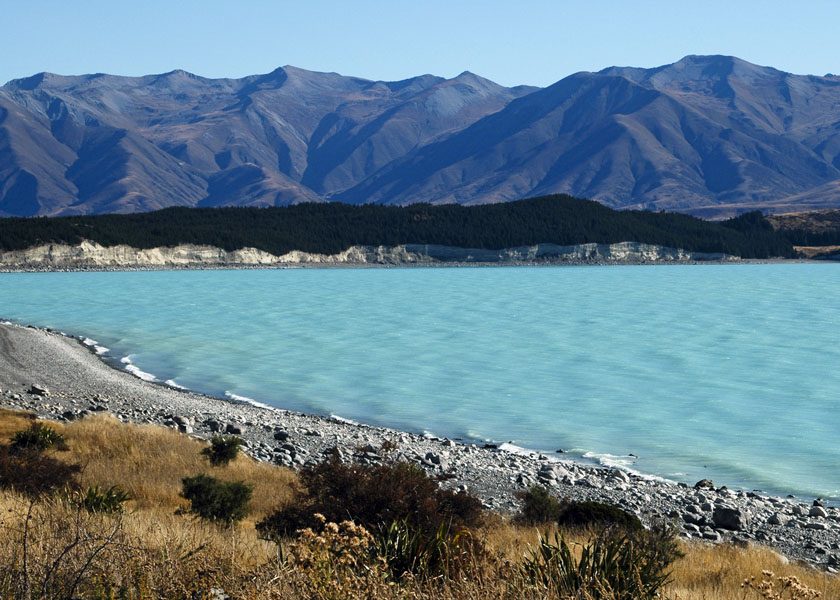
#> input picture assets/New_Zealand_Lake.jpg, 840 x 600 px
$ python module0107.py
#> lines starting #> are read from the running program, lines starting #| are printed output that depends on the picture
import cv2
import matplotlib.pyplot as plt

# Split the image into the B,G,R components
img_NZ_bgr = cv2.imread("assets/New_Zealand_Lake.jpg", cv2.IMREAD_COLOR)
#> img_NZ_bgr is the input picture: shape (600, 840, 3); mean B, G, R 140.2, 126.7, 100.9

# OpenCV stores color channels in a differnet order than most other applications (BGR vs RGB).
img_NZ_rgb = cv2.cvtColor(img_NZ_bgr, cv2.COLOR_BGR2RGB)

img_hsv = cv2.cvtColor(img_NZ_bgr, cv2.COLOR_BGR2HSV)
#> img_hsv: shape (600, 840, 3); mean H, S, V 82.2, 105.5, 149.4
# Split the image into the B,G,R components
h, s, v = cv2.split(img_hsv)
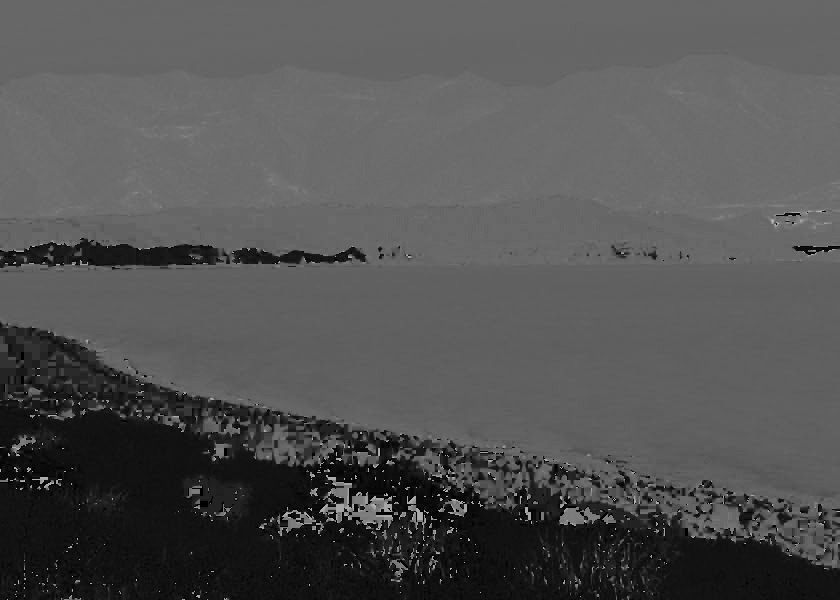
#> h: shape (600, 840); min 0, max 179, mean 82.2
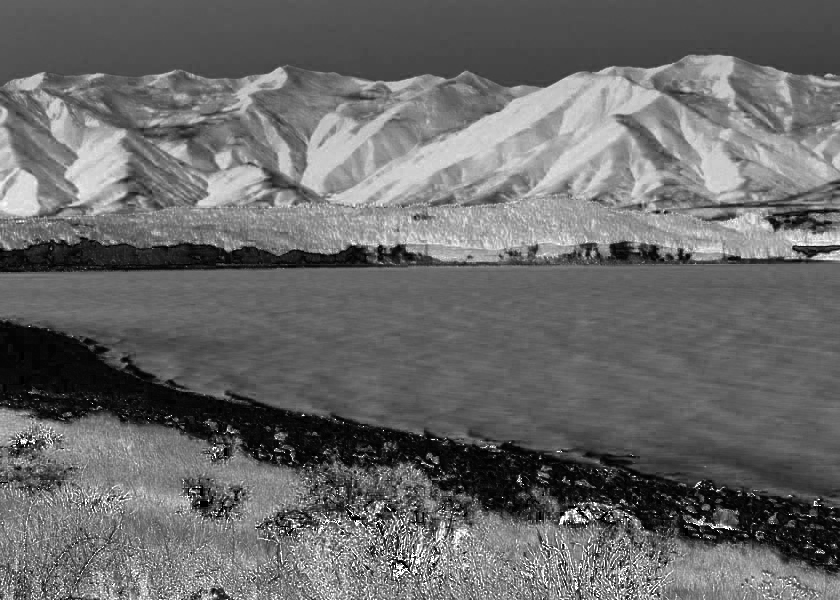
#> s: shape (600, 840); min 0, max 255, mean 105.5
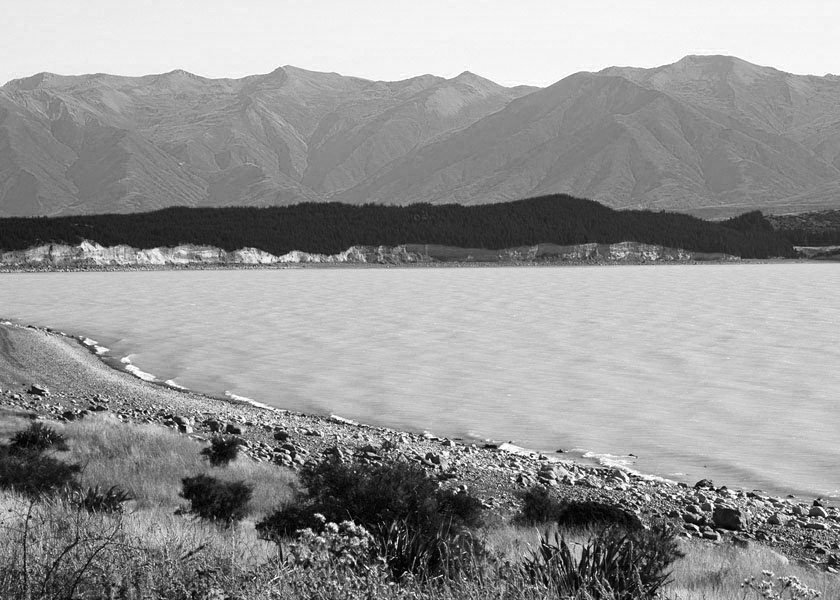
#> v: shape (600, 840); min 0, max 255, mean 149.4

h_new = h+10
img_NZ_merged = cv2.merge((h_new, s, v))
#> img_NZ_merged: shape (600, 840, 3); mean H, S, V 92.2, 105.5, 149.4
img_NZ_rgb = cv2.cvtColor(img_NZ_merged, cv2.COLOR_HSV2RGB)
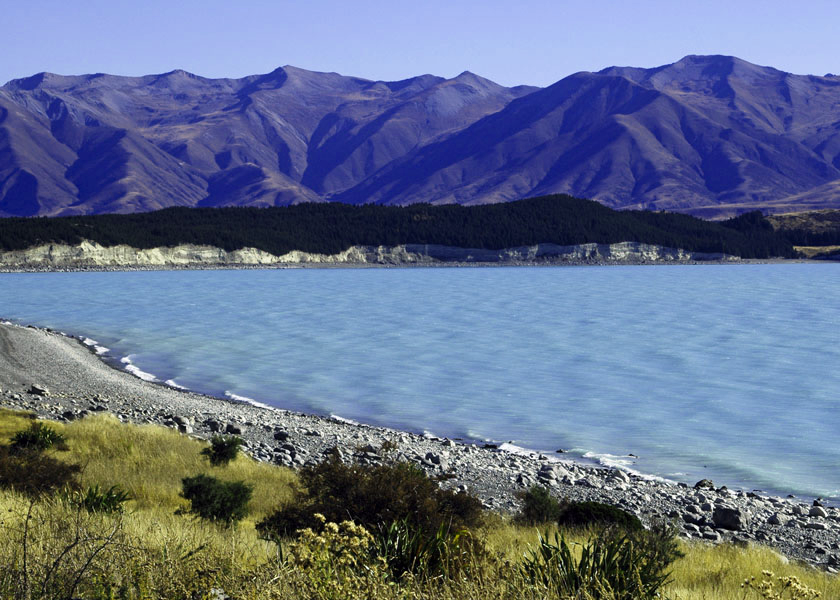
#> img_NZ_rgb: shape (600, 840, 3); mean R, G, B 100.3, 113, 140.1

# Show the channels
plt.figure(figsize=[20, 5])
plt.subplot(141)
plt.imshow(h, cmap='gray')
plt.title("H Channel")
plt.subplot(142)
plt.imshow(s, cmap='gray')
plt.title("S Channel")
plt.subplot(143)
plt.imshow(v, cmap='gray')
plt.title("V Channel")
plt.subplot(144)
plt.imshow(img_NZ_rgb)
plt.title("Original")

plt.imshow(img_NZ_rgb)
plt.show()

$ run again, with assets/New_Zealand_Boat.jpg copied over assets/New_Zealand_Lake.jpg
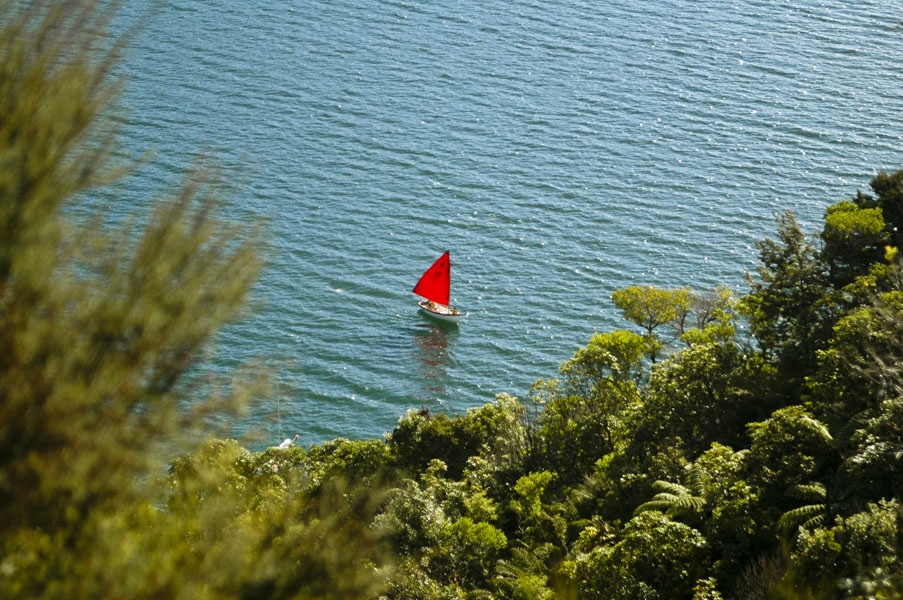
#> input picture assets/New_Zealand_Boat.jpg, 903 x 600 px
#> img_NZ_bgr is the input picture: shape (600, 903, 3); mean B, G, R 96.6, 115, 98
#> img_hsv: shape (600, 903, 3); mean H, S, V 62.4, 117.5, 122.2
#> `h, s, v = cv2.split(img_hsv)`:
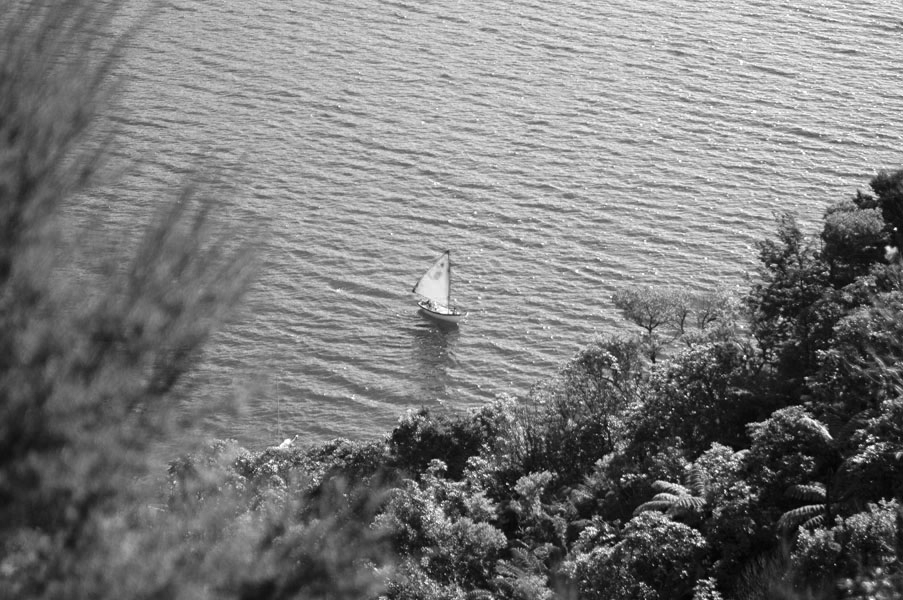
#> v: shape (600, 903); min 0, max 255, mean 122.2
#> img_NZ_merged: shape (600, 903, 3); mean H, S, V 72.4, 117.5, 122.2
#> `img_NZ_rgb = cv2.cvtColor(img_NZ_merged, cv2.COLOR_HSV2RGB)`:
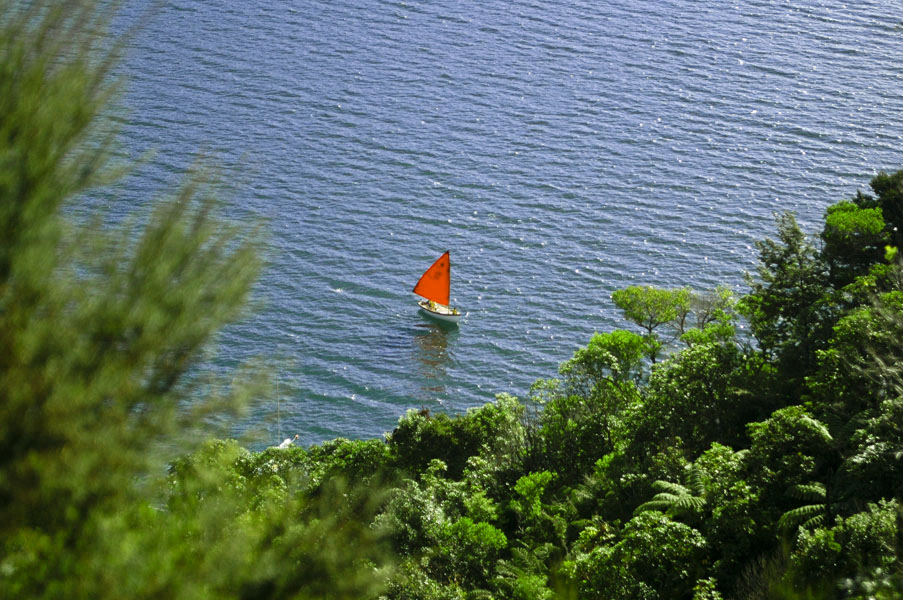
#> img_NZ_rgb: shape (600, 903, 3); mean R, G, B 90.5, 108.8, 96.7
